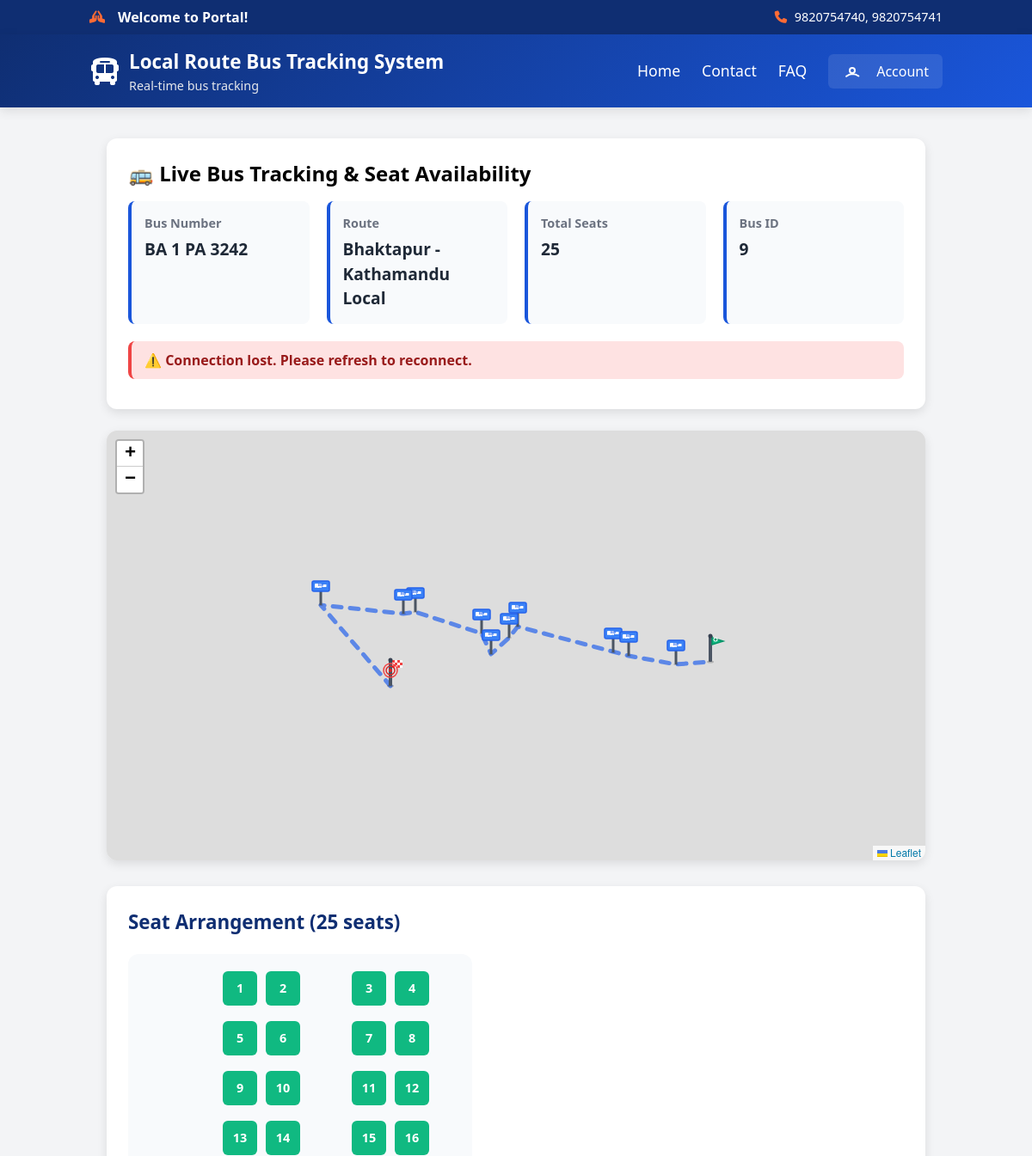
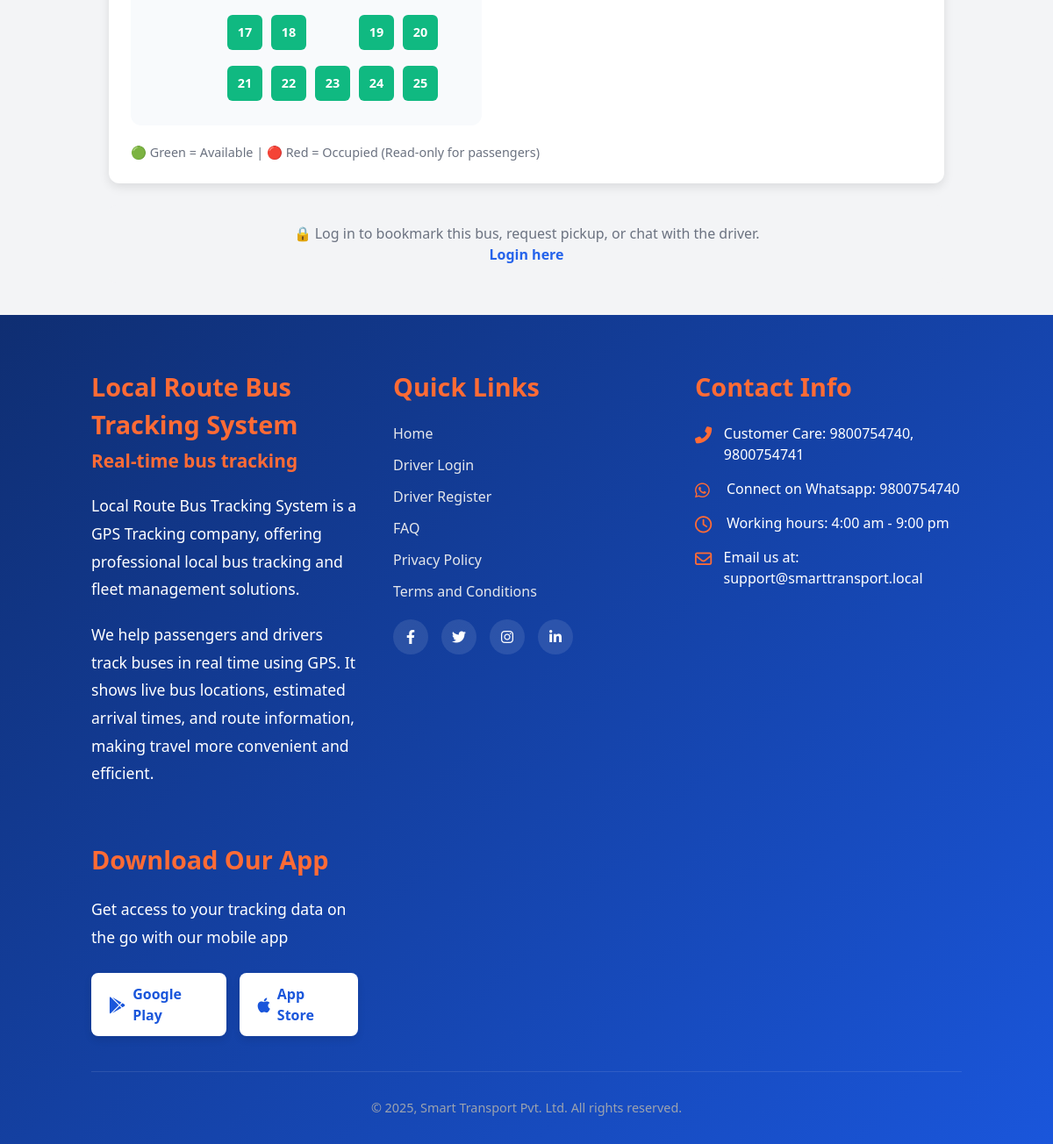
The app's page /track/9/ with its own data (2 pictures, top to bottom).
### core/models.py (models this page shows, shortened)
class Bus(models.Model):
    number_plate = models.CharField(max_length=50)
    total_seats = models.PositiveIntegerField(default=25)
    driver = models.ForeignKey(Driver, on_delete=models.CASCADE, related_name='buses')
    route = models.ForeignKey('BusRoute', on_delete=models.PROTECT, related_name='buses')
    current_lat = models.FloatField(null=True, blank=True)
    current_lng = models.FloatField(null=True, blank=True)
    eta_seconds = models.IntegerField(null=True, blank=True)
    eta_smoothed_seconds = models.FloatField(null=True, blank=True)
    eta_passed_counter = models.IntegerField(default=0)
    eta_updated_at = models.DateTimeField(null=True, blank=True)
    nearest_stop_index = models.IntegerField(null=True, blank=True)

class BusRoute(models.Model):
    name = models.CharField(max_length=100, unique=True)
    stops = models.ManyToManyField('Stop', through='RouteStop', related_name='routes')
    is_active = models.BooleanField(default=False)
    polyline = models.TextField(null=True, blank=True)
    route_length_m = models.FloatField(null=True, blank=True)
    reverse_route = models.ForeignKey(
        'self',
        on_delete=models.SET_NULL,
        null=True,
        blank=True,
        related_name='forward_route',
        help_text="The reverse direction of this route"
    )
    def get_stops_list(self):
        return [rs.stop for rs in self.routestop_set.order_by('order')]
    def get_route_coordinates(self):
        stops = self.get_stops_list()
        return [[stop.latitude, stop.longitude] for stop in stops]

class Seat(models.Model):
    bus = models.ForeignKey(Bus, on_delete=models.CASCADE, related_name='seats')
    seat_number = models.PositiveIntegerField()
    is_available = models.BooleanField(default=True)

### core/views.py (the view, shortened to what this page needs)
# urls.py: path('track/<int:bus_id>/', views.track_bus, name='track_bus'),
def track_bus(request, bus_id):
    from .models import Bus
    bus = Bus.objects.filter(id=bus_id).first()
    seats = list(bus.seats.order_by('seat_number').all()) if bus else []
    last_row_start = bus.total_seats - 5 if bus and bus.total_seats >= 5 else 0
    seat_grid_columns = []
    seats_per_row = 4
    col_map = [2, 3, 5, 6]
    for idx, seat in enumerate(seats):
        if idx < last_row_start:
            row = (idx // seats_per_row) + 1
            pos = idx % seats_per_row
            col = col_map[pos]
        else:
            row = (last_row_start // seats_per_row) + 1 if last_row_start > 0 else (idx // seats_per_row) + 1
            col = (idx - last_row_start) + 2
            if col < 2: col = 2
            if col > 6: col = 6
        seat_grid_columns.append((seat, row, col))
    is_bookmarked = False
    if request.user.is_authenticated:
        is_bookmarked = Bookmark.objects.filter(user=request.user, bus=bus).exists()
    chat_room = None
    if request.user.is_authenticated and bus and bus.driver and bus.driver.user:
        chat_room = f'user_{request.user.id}_driver_{bus.driver.user.id}'
    default_pickup = request.GET.get('pickup', '')
    eta = None
    pickup_coords = None
    return render(request, 'user/tracking.html', {
        'bus_id': bus_id,
        'bus': bus,
        'seats': seats,
        'last_row_start': last_row_start,
        'seat_grid_columns': seat_grid_columns,
        'is_bookmarked': is_bookmarked,
        'chat_room': chat_room,
        'default_pickup': default_pickup,
        'eta': eta,
        'pickup_coords': pickup_coords,
    })

### core/templates/user/tracking.html (shortened to what this page needs)
{% extends 'base.html' %}
{% load static %}
{% block extra_head %}
<link rel="stylesheet" href="https://unpkg.com/leaflet/dist/leaflet.css" />
{% endblock %}
{% block content %}
<div class="tracking-container">
    <div class="tracking-header">
        <h2 class="text-2xl font-bold mb-4">🚌 Live Bus Tracking & Seat Availability</h2>
        <div class="bus-info-grid">
            <div class="info-card">
                <div class="info-label">Bus Number</div>
                <div class="info-value">{{ bus.number_plate }}</div>
            </div>
            <div class="info-card">
                <div class="info-label">Route</div>
                <div class="info-value">{{ bus.route.name }}</div>
            </div>
            <div class="info-card">
                <div class="info-label">Total Seats</div>
                <div class="info-value">{{ bus.total_seats }}</div>
            </div>
            <div class="info-card">
                <div class="info-label">Bus ID</div>
                <div class="info-value">{{ bus_id }}</div>
            </div>
        </div>
        <div id="locationStatus" class="status-message" style="display: none;"></div>
    </div>
    <div class="map-section">
        <div class="map-container">
            <div id="map"></div>
        </div>
    </div>
    <div class="seat-section">
        <h3 class="section-title">Seat Arrangement ({{ bus.total_seats }} seats)</h3>
        <div class="seat-grid">
            {% for seat, row, col in seat_grid_columns %}
                <button class="seat-btn {% if seat.is_available %}seat-available{% else %}seat-occupied{% endif %}"
                    data-seat-id="{{ seat.id }}"
                    style="grid-column: {{ col }}; grid-row: {{ row }};"
                    disabled
                    title="Seat {{ seat.seat_number }} - {% if seat.is_available %}Available{% else %}Occupied{% endif %}">
                    {{ seat.seat_number }}
                </button>
            {% endfor %}
        </div>
        <div class="seat-info">
            🟢 Green = Available | 🔴 Red = Occupied (Read-only for passengers)
        </div>
    </div>
    {% if user.is_authenticated %}
        <div class="actions-section">
            <h3 class="section-title">Actions</h3>
            <div class="action-buttons">
                <button id="bookmarkBtn" class="action-btn {% if is_bookmarked %}bookmark-remove{% else %}bookmark-btn{% endif %}">
                    {% if is_bookmarked %}
                        ❌ Remove Bookmark
                    {% else %}
                        ⭐ Bookmark This Bus
                    {% endif %}
                </button>
            </div>
            <div class="pickup-section">
                <h4 class="pickup-title">📍 Request Pickup</h4>
                <div class="form-group">
                    <label class="form-label">Pickup Location *</label>
                    <textarea id="pickupStop" class="form-textarea" rows="2" placeholder="Enter your pickup location">{{ default_pickup }}</textarea>
                </div>
                <div class="form-group">
                    <label class="form-label">Optional Message</label>
                    <input id="pickupMsg" class="form-input" placeholder="Add any special instructions" />
                </div>
                <button id="sendPickup" class="send-btn">
                    📤 Send Pickup Request
                </button>
            </div>
        </div>
        <div class="chat-section">
            <div class="chat-container">
                <h3 class="section-title">💬 Chat with Driver</h3>
                <div id="chatLog" class="chat-log">
                    <div class="text-gray-500 text-center py-8">
                        <p>No messages yet. Start a conversation with the driver!</p>
                    </div>
                </div>
                <div class="chat-input-group">
                    <input id="chatInput" class="chat-input" placeholder="Type your message..." />
                    <button id="sendChat" class="chat-btn">Send</button>
                    <button id="clearChat" class="clear-chat-btn">Clear</button>
                </div>
            </div>
        </div>
    {% else %}
        <div class="login-prompt">
            <p>🔒 Log in to bookmark this bus, request pickup, or chat with the driver.</p>
            <a href="{% url 'user_login' %}" class="text-blue-600 hover:underline font-semibold">Login here</a>
        </div>
    {% endif %}
</div>
{% endblock %}

### core/templates/user/tracking.html (style rules this page uses)
.tracking-container { max-width: 1400px; margin: 0 auto; padding: 20px; }
.tracking-header { background: white; padding: 25px; border-radius: 12px; box-shadow: 0 4px 12px rgba(0, 0, 0, 0.1); margin-bottom: 25px; }
.bus-info-grid { display: grid; grid-template-columns: repeat(auto-fit, minmax(200px, 1fr)); gap: 20px; margin-bottom: 20px; }
.info-card { background: #f8fafc; padding: 15px; border-radius: 8px; border-left: 4px solid var(--primary); }
.info-label { font-size: 0.9rem; color: #6b7280; font-weight: 600; margin-bottom: 5px; }
.info-value { font-size: 1.2rem; font-weight: 700; color: var(--dark); }
.map-section { margin-bottom: 30px; }
.map-container { background: white; border-radius: 12px; box-shadow: 0 4px 12px rgba(0, 0, 0, 0.1); overflow: hidden; position: relative; }
#map { width: 100%; height: 500px; min-height: 400px; border-radius: 12px; }
.status-message { padding: 10px 15px; border-radius: 8px; margin: 10px 0; font-weight: 600; }
.status-error { background: #fee2e2; color: #991b1b; border-left: 4px solid #ef4444; }
.seat-section { background: white; padding: 25px; border-radius: 12px; box-shadow: 0 4px 12px rgba(0, 0, 0, 0.1); margin-bottom: 25px; }
.section-title { font-size: 1.4rem; font-weight: 700; color: var(--secondary); margin-bottom: 20px; }
.seat-grid { display: grid; gap: 10px; grid-template-columns: 80px 40px 40px 40px 40px 40px; grid-auto-rows: 48px; max-width: 400px; margin: 20px 0; padding: 20px; background: #f8fafc; border-radius: 12px; }
.seat-btn { width: 40px; height: 40px; border: none; border-radius: 6px; color: white; font-weight: 600; cursor: default; display: flex; align-items: center; justify-content: center; transition: all 0.3s ease; font-size: 0.9rem; }
.seat-available { background-color: #10b981; }
.seat-info { color: #6b7280; font-size: 0.9rem; margin-top: 10px; }
#map { height: 500px; width: 100%; border-radius: 8px; box-shadow: 0 2px 8px rgba(0,0,0,0.1); }
.login-prompt { background: #f3f4f6; padding: 20px; border-radius: 8px; text-align: center; color: #6b7280; }

### core/templates/base.html (style rules this page uses)
:root { --primary: #1a56db; --secondary: #0f2e72; --accent: #ff6b35; --light: #f3f4f6; --dark: #1f2937; }

### records on screen
Bus: number_plate "BA 1 PA 3242", route.name "Bhaktapur - Kathamandu Local", total_seats "25"
Seat: seat_number "1"
Seat: seat_number "2"
Seat: seat_number "3"
Seat: seat_number "4"
Seat: seat_number "5"
Seat: seat_number "6"
Seat: seat_number "7"
Seat: seat_number "8"
Seat: seat_number "9"
Seat: seat_number "10"
Seat: seat_number "11"
Seat: seat_number "12"
Seat: seat_number "13"
Seat: seat_number "14"
Seat: seat_number "15"
Seat: seat_number "16"
Seat: seat_number "17"
Seat: seat_number "18"
Seat: seat_number "19"
Seat: seat_number "20"
Seat: seat_number "21"
Seat: seat_number "22"
Seat: seat_number "23"
Seat: seat_number "24"
Seat: seat_number "25"

### other values on screen
{{ bus_id }} "9"
